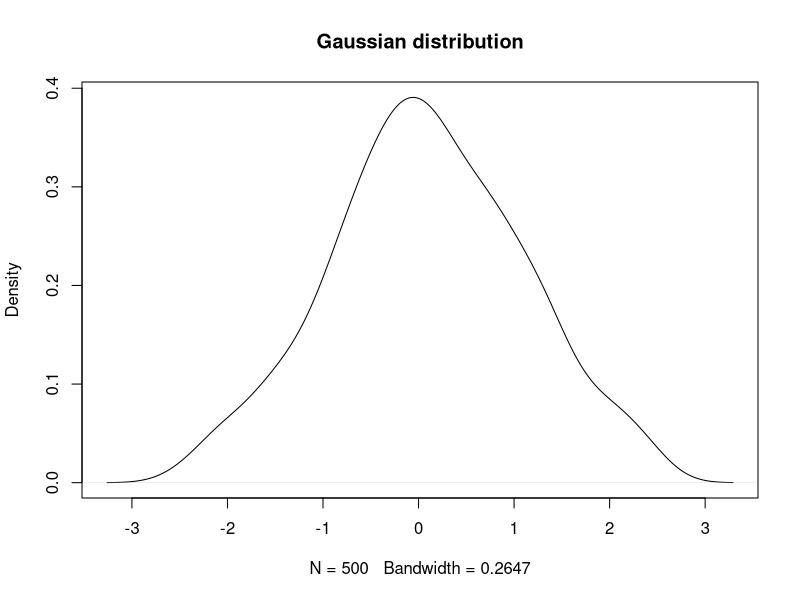
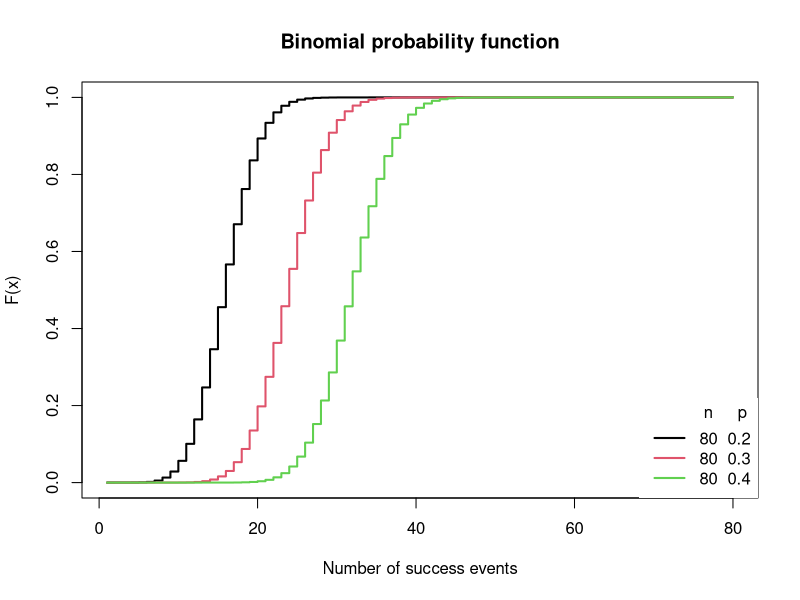
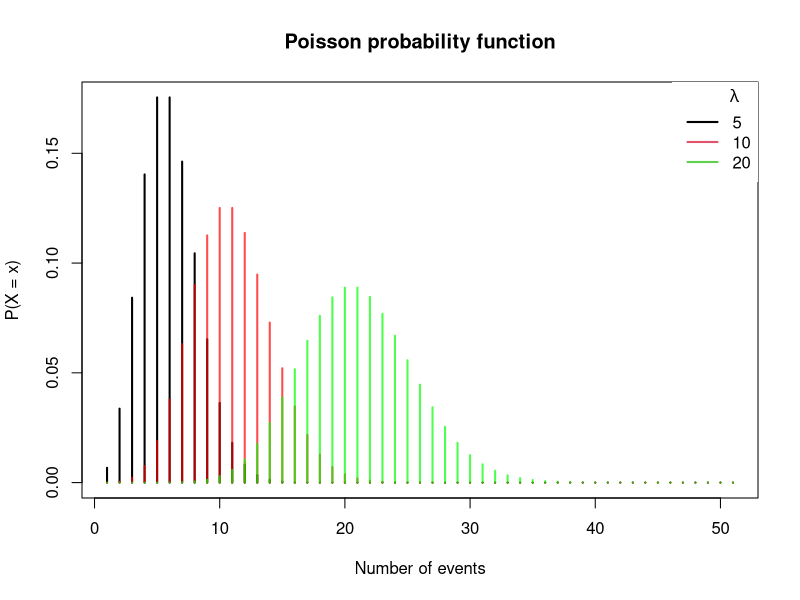
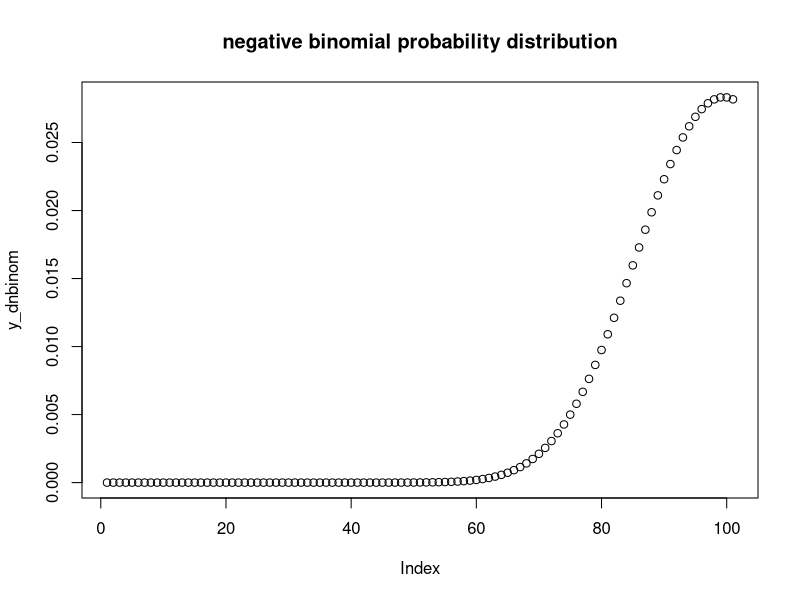

R code for these plots, in order:
## ---- chunk 1
knitr::opts_chunk$set(
	echo = TRUE,
	message = FALSE,
	warning = FALSE
)
## ---- chunk 2
xnor<-rnorm(500)
plot(density(xnor), main = "Gaussian distribution")
## ---- chunk 3
xb <- 1:80

# n = 80, p = 0.2
plot(pbinom(xb, size = 80, prob = 0.2), type = "s", lwd = 2,
     main = "Binomial probability function",
     xlab = "Number of success events", ylab = "F(x)")

# n = 80, p = 0.3
lines(pbinom(xb, size = 80, prob = 0.3), type = "s",
      lwd = 2, col = 2)

# n = 80, p = 0.4
lines(pbinom(xb, size = 80, prob = 0.4), type = "s",
      lwd = 2, col = 3)

# Añadimos una leyenda
legend("bottomright", legend = c("80  0.2", "80  0.3", "80  0.4"),
       title = "n     p", title.adj = 0.85,
       lty = 1, col = 1:3, lwd = 2, box.lty = 0)
## ---- chunk 4
x <- 0:50
lambda <- 5
plot(dpois(x, lambda), type = "h", lwd = 2,
     main = "Poisson probability function",
     ylab = "P(X = x)", xlab = "Number of events")
lambda <- 10
lines(dpois(x, lambda), type = "h", lwd = 2, col = rgb(1,0,0, 0.7))
lambda <- 20
lines(dpois(x, lambda), type = "h", lwd = 2, col = rgb(0, 1, 0, 0.7))
legend("topright", legend = c("5", "10", "20"),
       title = expression(lambda), title.adj = 0.75,
       lty = 1, col = 1:3, lwd = 2, box.lty = 0)
## ---- chunk 5
x_dnbinom <- seq(0, 100, by = 1)
y_dnbinom <- dnbinom(x_dnbinom, size = 100, prob = 0.5)
plot(y_dnbinom, main = "negative binomial probability distribution")
## ---- chunk 6
library(mgcv)
library(lme4)

data<-read.table("data/10_data_threat.txt", 
                     header=TRUE, 
                     sep="\t",
                     dec=",",
                     na.strings="NA")
attach(data)
head(data)
## ---- chunk 7
sessionInfo()
